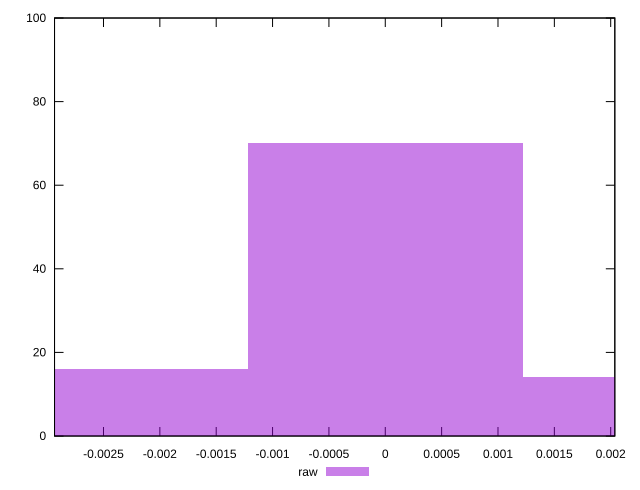

Write gnuplot code to recreate this figure.
reset

$raw <<EOF
0 70
0.0024422816646862415 14
-0.0024422816646862415 16
EOF

set key outside below
set boxwidth 0.0024422816646862415
set xrange [-0.0029343714347124096:0.0020365306484036584]
set yrange [0:100]
set trange [0:100]
set style fill transparent solid 0.5 noborder
set terminal svg size 640, 490 enhanced background rgb 'white'
set output "report_00014_2021-02-09T15:56:05.503Z/meta/pScore-difference/samples/pages+cached+noadtech+nomedia+nocss/raw/histogram.svg"

plot $raw title "raw" with boxes

reset
